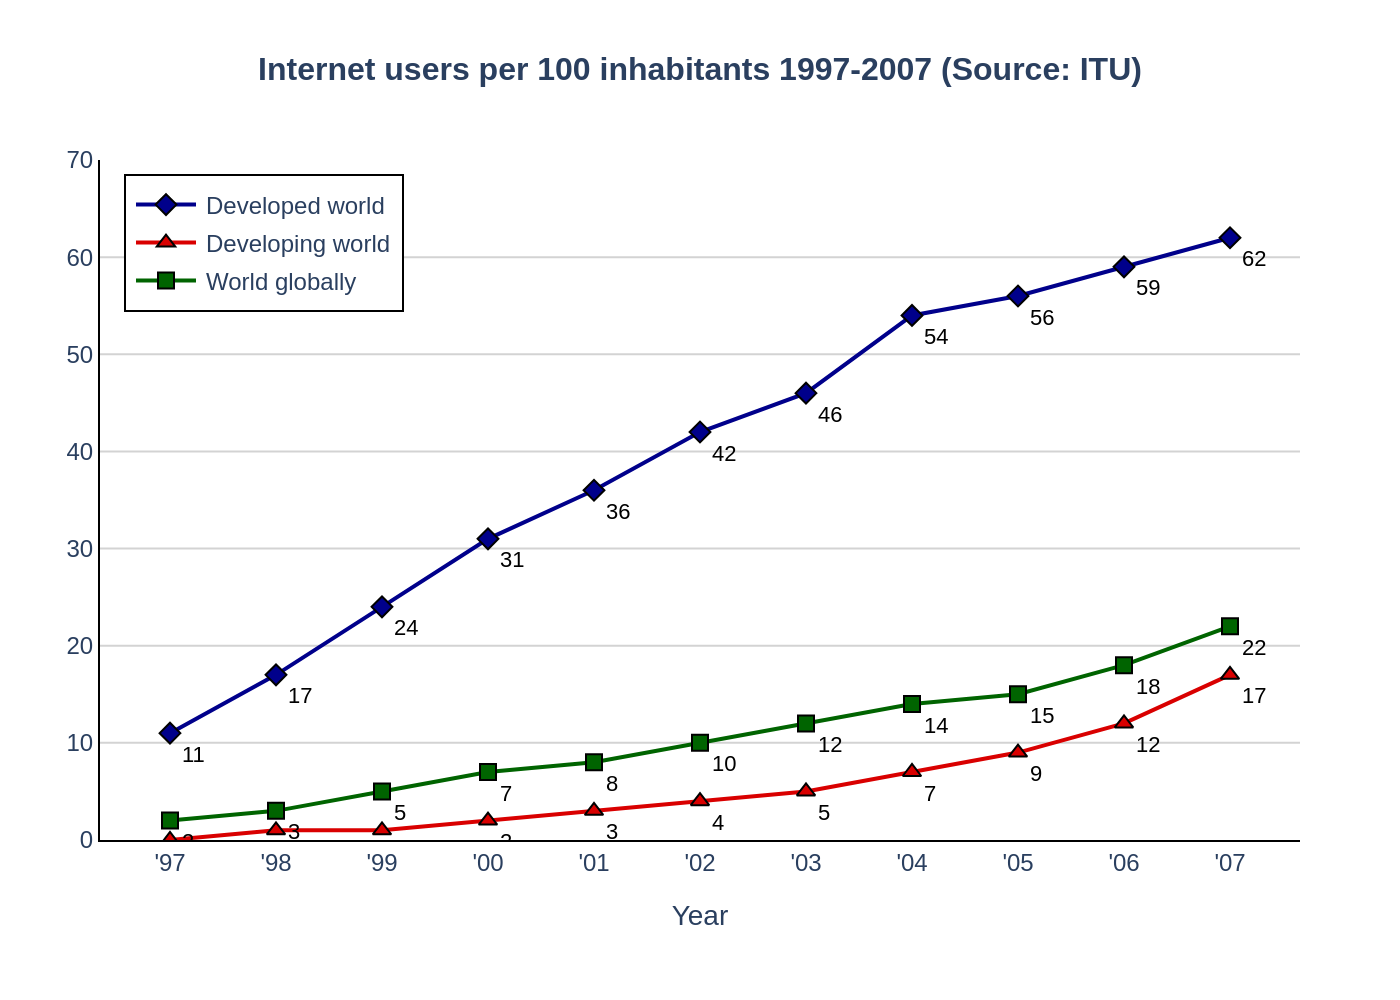

Recreate this plot in Python.
import sys
import json
import pathlib
import plotly.graph_objects as go

# Check if the JSON file path is provided as a command-line argument
if len(sys.argv) != 2:
    print("Usage: python create_chart.py <json_file_path>")
    sys.exit(1)

json_file_path = sys.argv[1]

# Read data from the JSON file
try:
    with open(json_file_path, 'r', encoding='utf-8') as f:
        chart_data = json.load(f)
except FileNotFoundError:
    print(f"Error: JSON file not found at '{json_file_path}'")
    sys.exit(1)
except json.JSONDecodeError:
    print(f"Error: Could not decode JSON from '{json_file_path}'")
    sys.exit(1)

# Initialize the figure
fig = go.Figure()

# Add traces for each data series
for i, series in enumerate(chart_data['chart_data']):
    fig.add_trace(go.Scatter(
        x=series['x'],
        y=series['y'],
        name=series['name'],
        mode='lines+markers+text',
        line=dict(color=chart_data['colors'][i]),
        marker=dict(
            symbol=series['marker_symbol'],
            color=chart_data['colors'][i],
            size=8,
            line=dict(width=1, color='Black')
        ),
        text=[str(val) for val in series['y']],
        textposition='bottom right',
        textfont=dict(
            family="Arial",
            size=11,
            color='black'
        )
    ))

# Configure the layout
title_text = chart_data['texts'].get('title', '')
if chart_data['texts'].get('subtitle'):
    title_text += f"<br><sub>{chart_data['texts']['subtitle']}</sub>"

fig.update_layout(
    title=dict(
        text=title_text,
        x=0.5,
        xanchor='center',
        font=dict(size=16, weight='bold')
    ),
    xaxis_title=chart_data['texts'].get('x_axis_title'),
    yaxis_title=chart_data['texts'].get('y_axis_title'),
    font=dict(family="Arial", size=12),
    plot_bgcolor='white',
    paper_bgcolor='white',
    legend=dict(
        x=0.02,
        y=0.98,
        xanchor='left',
        yanchor='top',
        bordercolor='Black',
        borderwidth=1
    ),
    margin=dict(l=50, r=50, t=80, b=80),
    xaxis=dict(
        tickvals=chart_data['chart_data'][0]['x'],
        ticktext=[f"'{str(x)[-2:]}" for x in chart_data['chart_data'][0]['x']],
        showline=True,
        linewidth=1,
        linecolor='black',
        showgrid=False
    ),
    yaxis=dict(
        range=[0, 70],
        dtick=10,
        showline=True,
        linewidth=1,
        linecolor='black',
        showgrid=True,
        gridcolor='lightgrey'
    )
)

# Derive output filename from the input JSON filename
path_obj = pathlib.Path(json_file_path)
output_filename = f"{path_obj.stem}.png"

# Save the figure as a PNG image
fig.write_image(output_filename, scale=2)

print(f"Chart saved to {output_filename}")
